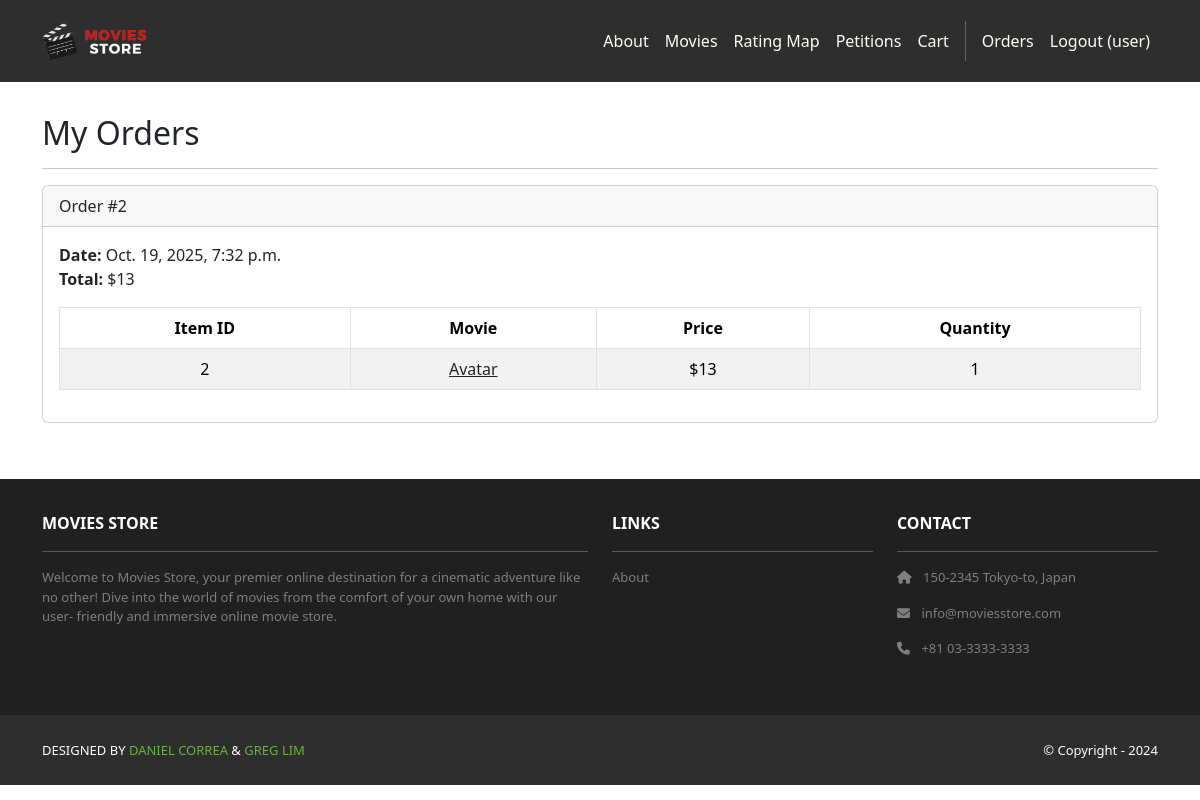
The app's page /accounts/orders/ (signed in), older data.
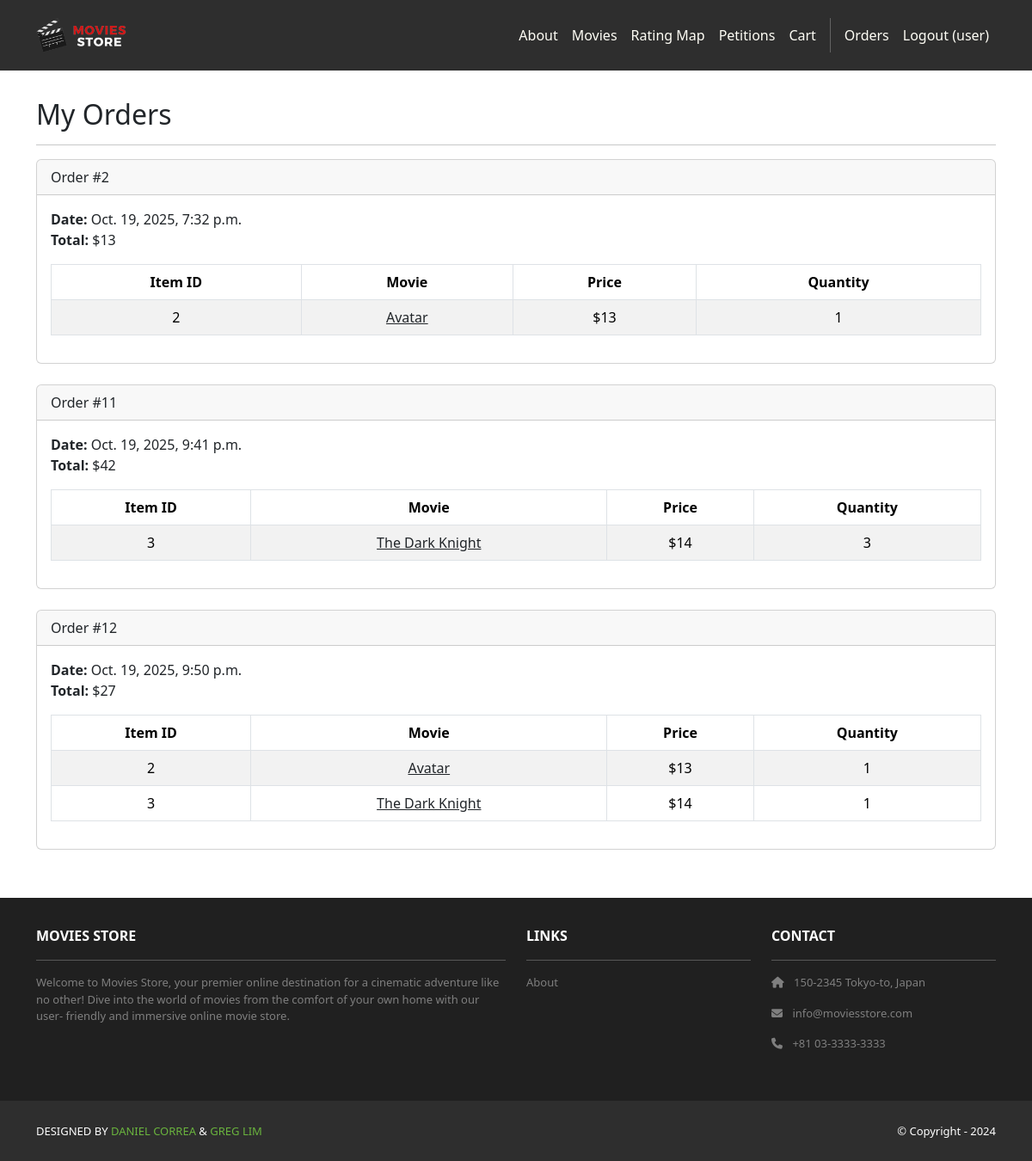
The same page, newer data.
### cart/models.py (models this page shows, shortened)
class Order(models.Model):
    id = models.AutoField(primary_key=True)
    total = models.IntegerField()
    date = models.DateTimeField(auto_now_add=True)
    user = models.ForeignKey(User,
        on_delete=models.CASCADE)
    city = models.CharField(max_length=100, blank=True, null=True, help_text="City of purchase")
    state = models.CharField(max_length=100, blank=True, null=True, help_text="State/province of purchase")
    country = models.CharField(max_length=100, default='USA', help_text="Country of purchase")
    latitude = models.FloatField(blank=True, null=True, help_text="Latitude of purchase location")
    longitude = models.FloatField(blank=True, null=True, help_text="Longitude of purchase location")

class Item(models.Model):
    id = models.AutoField(primary_key=True)
    price = models.IntegerField()
    quantity = models.IntegerField()
    order = models.ForeignKey(Order,
        on_delete=models.CASCADE)
    movie = models.ForeignKey(Movie,
        on_delete=models.CASCADE)

### movies/models.py (models this page shows, shortened)
class Movie(models.Model):
    id = models.AutoField(primary_key=True)
    name = models.CharField(max_length=255)
    price = models.IntegerField()
    description = models.TextField()
    image = models.ImageField(upload_to='movie_images/')

### accounts/views.py (the view)
# urls.py: path('orders/', views.orders, name='accounts.orders'),
@login_required
def orders(request):
    template_data = {}
    template_data['title'] = 'Orders'
    template_data['orders'] = request.user.order_set.all()
    return render(request, 'accounts/orders.html',
        {'template_data': template_data})

### accounts/templates/accounts/orders.html
{% extends 'base.html' %}
{% block content %}
<div class="p-3">
  <div class="container">
    <div class="row mt-3">
      <div class="col mx-auto mb-3">
        <h2>My Orders</h2>
        <hr />
        {% for order in template_data.orders %}
        <div class="card mb-4">
          <div class="card-header">
            Order #{{ order.id }}
          </div>
          <div class="card-body">
            <b>Date:</b> {{ order.date }}<br />
            <b>Total:</b> ${{ order.total }}<br />
            <table class="table table-bordered
              table-striped text-center mt-3">
              <thead>
                <tr>
                  <th scope="col">Item ID</th>
                  <th scope="col">Movie</th>
                  <th scope="col">Price</th>
                  <th scope="col">Quantity</th>
                </tr>
              </thead>
              <tbody>
                {% for item in order.item_set.all %}
                <tr>
                  <td>{{ item.movie.id }}</td>
                  <td>
                    <a class="link-dark"
                      href="{% url 'movies.show'
                      id=item.movie.id %}">
                      {{ item.movie.name }}
                    </a>
                  </td>
                  <td>${{ item.movie.price }}</td>
                  <td>{{ item.quantity }}</td>
                </tr>
                {% endfor %}
              </tbody>
            </table>
          </div>
        </div>
        {% endfor %}
      </div>
    </div>
  </div>
</div>
{% endblock content %}

### moviesstore/templates/base.html (shortened to what this page needs)
<!DOCTYPE html>
<html>
  {% load static %}
  <head>
    <link href=
      "https://cdn.jsdelivr.net/npm/bootstrap@5.3.3/dist/css/bootstrap.min.css" rel="stylesheet"
>
    <link rel=
      "stylesheet"  href="https://cdnjs.cloudflare.com/ajax/libs/font-awesome/6.1.1/css/all.min.css">
    <link rel="stylesheet" type="text/css"
        href="{% static 'css/style.css' %}">
    <link
        rel="stylesheet"
        href="https://unpkg.com/leaflet@1.9.4/dist/leaflet.css"/>
  </head>
  <body>
    <nav class="p-3 navbar navbar-dark bg-dark
         navbar-expand-lg">
      <div class="container">
        <a class="navbar-brand"
           href="{% url 'home.index' %}">
          <img src="{% static 'img/logo.png' %}" alt="logo"
               height="40" />
        </a>
        <div class="collapse navbar-collapse"
             id="navbarNavAltMarkup">
          <div class="navbar-nav ms-auto navbar-ml">
            <a class="nav-link" href="{% url 'home.about' %}">About</a>
            <a class="nav-link" href="{% url 'movies.index' %}">Movies</a>
            <a class="nav-link" href="{% url 'rating_map' %}">Rating Map</a>
            <a class="nav-link" href="{% url 'petitions.index' %}">Petitions</a>
            <a class="nav-link" href="{% url 'cart.index' %}">Cart</a>
            {% if user.is_authenticated %}
            <a class="nav-link" href="{% url 'accounts.orders' %}">Orders
            </a>
            <a class="nav-link"
              href="{% url 'accounts.logout' %}">Logout ({{user.username }})</a>
            {% endif %}
          </div>
        </div>
      </div>
    </nav>
    <div>
      {% block content %}
      {% endblock content %}
    </div>
    <section class="p-3 ms-footer d-none d-md-block">
        <div class="container">
          <div class="row mt-3 text-white">
            <div class="col-md-6 col-lg-6 col-xl-6
                 mx-auto mb-4">
              <b>MOVIES STORE</b>
              <hr />
              <p>
                Welcome to Movies Store, your premier online
                destination for a cinematic adventure like no
                other! Dive into the world of movies from the
                comfort of your own home with our user-
                friendly and immersive online movie store.
              </p>
            </div>
            <div class="col-md-3 col-lg-3 col-xl-3
                 mx-auto mb-4">
              <b>LINKS</b>
              <hr />
              <p><a class="nav-link"
                href="{% url 'home.about' %}">
                About
              </a></p>
            </div>
            <div class="col-md-3 col-lg-3 col-xl-3 mx-auto
                 mb-4">
              <b>CONTACT</b>
              <hr />
              <p><i class="fas fa-home me-2"></i>
                150-2345 Tokyo-to, Japan
              </p>
              <p><i class="fas fa-envelope me-2"></i>
                info@moviesstore.com
              </p>
              <p><i class="fas fa-phone me-2"></i>
                +81 03-3333-3333
              </p>
            </div>
          </div>
        </div>
      </section>
      <section class="p-3 ms-footer-bottom bg-dark">
        <div class="container d-flex
             justify-content-between">
          <div class="me-5 text-white">
            <span>DESIGNED BY
              <a href="https://www.x.com/danielgarax"
              target="_blank">DANIEL CORREA</a> &
              <a href="https://www.x.com/greglim81"
              target="_blank">GREG LIM</a>
            </span>
          </div>
          <div class="text-white">
            <span>© Copyright - 2024</span>
          </div>
        </div>
      </section>
  </body>
</html>

### moviesstore/static/css/style.css (style rules this page uses)
.navbar a.nav-link { color: #FFFEF6 !important; }
.bg-dark { background-color: #2E2E2E !important; }
.ms-footer { background-color: #202020; }
.ms-footer p { color: #7F7F7F; font-size: 13px; }
.ms-footer-bottom span { font-size: 13px; line-height: 38px; }
.ms-footer-bottom a { color: #6ab43e; text-decoration: none; }

Row changes from the older to the newer data that the page shows:
added Order: id "11", date "Oct. 19, 2025, 9:41 p.m.", total "42"
added Item: movie.id "3", movie.name "The Dark Knight", movie.price "14", quantity "3", shown under "11"
added Order: id "12", date "Oct. 19, 2025, 9:50 p.m.", total "27"
added Item: movie.id "2", movie.name "Avatar", movie.price "13", quantity "1", shown under "12"
added Item: movie.id "3", movie.name "The Dark Knight", movie.price "14", quantity "1", shown under "12"
